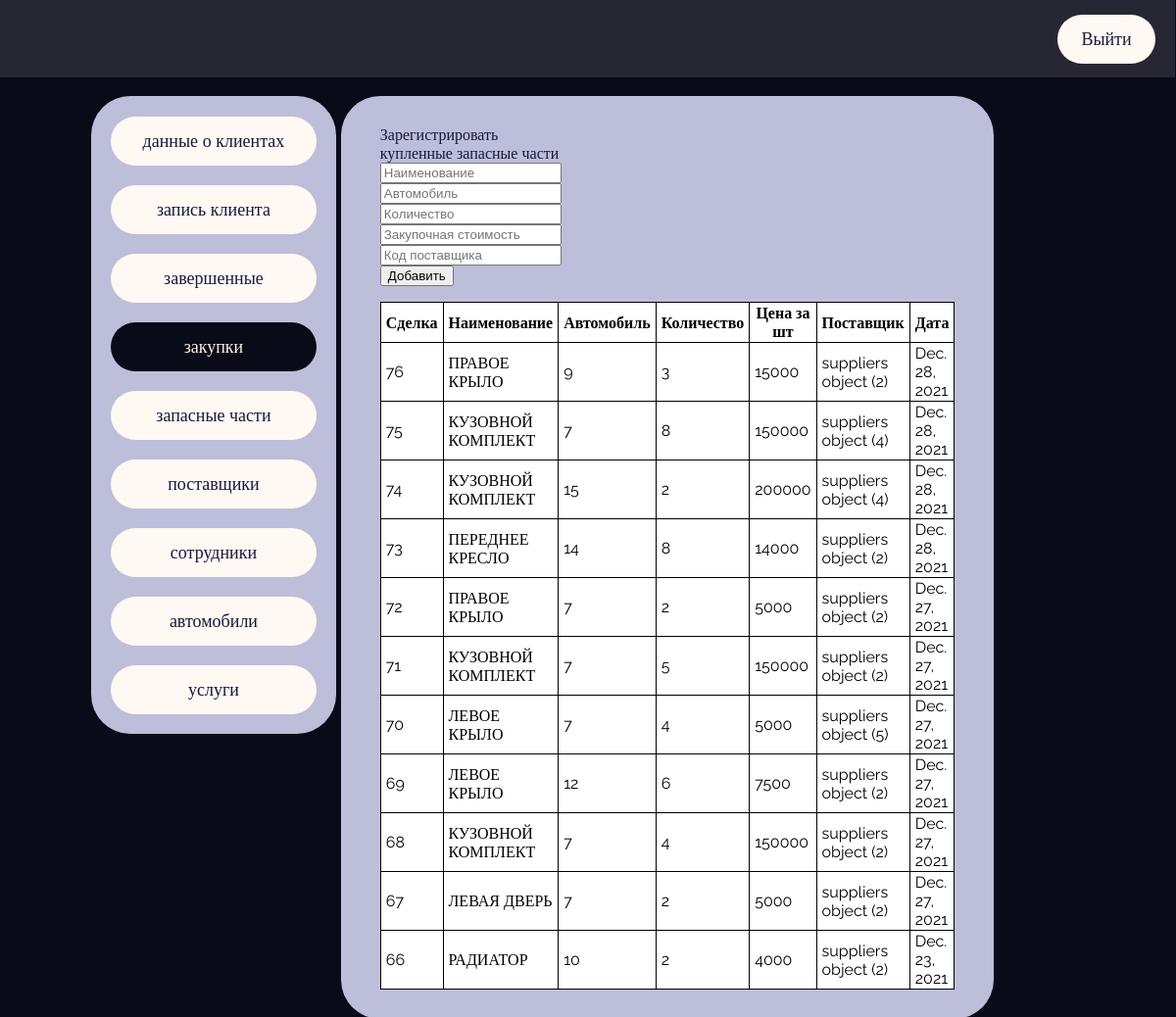
/bought/, run on the app's committed database.
### manager/models.py (models this page shows)
class bought_parts(models.Model):
	PART_ID = models.AutoField(primary_key=True)
	PART_NAME = models.TextField(null=False)
	CAR_ID = models.IntegerField()
	QUANTITY = models.IntegerField(null=False)
	PART_COST = models.IntegerField(null=False)
	SUPPLIER_ID = models.ForeignKey(suppliers, on_delete=models.DO_NOTHING)
	DATE = models.DateField(auto_now_add=True)

class suppliers(models.Model):
	SUPPLIER_ID = models.AutoField(primary_key=True)
	SUPPLIER_NAME = models.TextField()
	CONTACT_PHONE = models.TextField()
	CONTACT_MAIL = models.TextField()

### manager/views.py (the view)
# urls.py: path('bought/', views.bought),
def bought(request):
	if request.method == "POST":
		new_part = AddBought(request.POST)
		addpart = AddToStock(request.POST)
		new_part.save()
		stock_list = parts.objects.all()
		counter = 0
		for part in stock_list:
			if part.CAR_ID == new_part.cleaned_data.get('CAR_ID') and part.PART_NAME == new_part.cleaned_data.get('PART_NAME'):
				part.QUANTITY = part.QUANTITY + new_part.cleaned_data.get('QUANTITY')
				part.save()
				counter = counter + 1
		if counter == 0:
			addpart.save()
		return render(request, 'bought.html', {"bought_list": bought_parts.objects.all().order_by('-PART_ID')})
	else:
		return render(request, 'bought.html', {"bought_list": bought_parts.objects.all().order_by('-PART_ID')})

### manager/templates/bought.html (shortened to what this page needs)
<html>
<head>
</head>
<body class="landing">
	<link rel="stylesheet" href="{{ STATIC_URL }}/static/landing.css">
	<link rel="stylesheet" href="{{ STATIC_URL }}/static/bought.css">
	<div class="top_bar">
		<a href="http://127.0.0.1:8000/"><div class="logout_button">
			<p class="control_text">Выйти</p>
		</div></a>
	</div>
	<div class="controls">
		<div class="choice_panel">
			<a href="http://127.0.0.1:8000/new_customer/"><div class="pick_customer">
				<p class="control_text">данные о клиентах</p>
			</div></a>
			<a href="http://127.0.0.1:8000/pending/"><div class="pick_pending">
				<p class="control_text">запись клиента</p>
			</div></a>
			<a href="http://127.0.0.1:8000/finished/"><div class="pick_finished">
				<p class="control_text">завершенные</p>
			</div></a>
			<a href="http://127.0.0.1:8000/bought/"><div class="pick_bought">
				<p class="control_text">закупки</p>
			</div></a>
			<a href="http://127.0.0.1:8000/stock/"><div class="pick_stock">
				<p class="control_text">запасные части</p>
			</div></a>
			<a href="http://127.0.0.1:8000/suppliers/"><div class="pick_suppliers">
				<p class="control_text">поставщики</p>
			</div></a>
			<a href="http://127.0.0.1:8000/workers/"><div class="pick_workers">
				<p class="control_text">сотрудники</p>
			</div></a>
			<a href="http://127.0.0.1:8000/cars/"><div class="pick_cars">
				<p class="control_text">автомобили</p>
			</div></a>
			<a href="http://127.0.0.1:8000/works/"><div class="pick_works">
				<p class="control_text">услуги</p>
			</div></a>
		</div>
	</div>
	<div class="main">
		<div class="info_box">
			<div class="add_customer">
				Зарегистрировать купленные запасные части
				<form method="POST">{% csrf_token %}
					<input oninput="let p=this.selectionStart;this.value=this.value.toUpperCase();this.setSelectionRange(p, p);" name="PART_NAME" placeholder="Наименование" value="{{ form.PART_NAME }}">
					<input name="CAR_ID" placeholder="Автомобиль" value="{{ form.CAR_ID }}">
					<input name="QUANTITY" placeholder="Количество" value="{{ form.QUANTITY }}">
					<input name="PART_COST" placeholder="Закупочная стоимость" value="{{ form.PART_COST }}">
					<input name="SUPPLIER_ID" placeholder="Код поставщика" value="{{ form.SUPPLIER_ID }}">
					<input type="submit" value="Добавить">
				</form>
			</div>
			<div class="customer_info">
				<table>
					<tr>
				    	<th>Сделка</th>
				    	<th>Наименование</th>
				    	<th>Автомобиль</th>
				    	<th>Количество</th>
				    	<th>Цена за шт</th>
				    	<th>Поставщик</th>
				    	<th>Дата</th>
				  	</tr>
				  		{% for part in bought_list %}
				  		<tr>
					    	<td>{{ part.PART_ID }}</td>
					    	<td>{{ part.PART_NAME }}</td>
					    	<td>{{ part.CAR_ID }}</td>
					    	<td>{{ part.QUANTITY }}</td>
					    	<td>{{ part.PART_COST }}</td>
					    	<td>{{ part.SUPPLIER_ID }}</td>
					    	<td>{{ part.DATE }}</td>
						</tr>
						{% endfor %}
				</table>
			</div>
		</div>
	</div>
</body>
<html>

### manager/static/landing.css (style rules this page uses)
.top_bar { background-color: blue; position: absolute; width: 100%; height: 80px; top: -1px; left: -1px; background-color: #272733; }
.controls { width: 40%; font-family: Raleway; font-style: normal; color: #58331F; font-weight: normal; font-size: 18px; line-height: 23px; }
.logout_button { margin-right: 90%; font-family: Raleway; font-style: normal; color: #151B3B; font-size: 18px; line-height: 23px; width: 100px; height: 50px; position: relative; top: -2px; left: 90%; background: #FFF8F3; border-radius: 30px; }
a:link,a:visited,a:active,a:hover { text-decoration: none; }
.choice_panel { position: relative; width: 250px; height: 650px; top: 90px; margin-left: 25%; background: #BDBEDA; border-radius: 40px; padding-top: 1px; }
.main { padding-top: 90px; margin-right: 15%; }
.add_customer { display: flex; width: 30%; color: #151B3B; }
.info_box { background: #BDBEDA; border-radius: 40px; max-width: 800px; top: 60px; padding: 30 40 30 40; font-family: Raleway; font-style: normal; font-weight: normal; color: #FFEFE6; }
table, th, tr, td { background-color: white; border: 1px solid black; border-collapse: collapse; padding-left: 5px; padding-right: 5px; }
.add_customer { display: grid; }
body { display: flex; background: #090B18; }
.control_text { text-align: center; padding-top: 13px; }

### manager/static/bought.css (style rules this page uses)
.pick_bought { position: relative; width: 210px; height: 50px; margin: 20 20 20 20; color: #FFEFE6; background: #090B18; border-radius: 40px; }
.pick_customer,.pick_suppliers,.pick_pending,.pick_workers,.pick_stock,.pick_works,.pick_finished,.pick_cars { width: 210px; height: 50px; margin-left: 20px; margin-top: 20px; color: #151B3B; background: #FFF8F3; border-radius: 40px; }

### data on the page
bought_parts: PART_ID "76", PART_NAME "ПРАВОЕ КРЫЛО", CAR_ID "9", QUANTITY "3", PART_COST "15000", SUPPLIER_ID "suppliers object (2)", DATE "Dec. 28, 2021"
bought_parts: PART_ID "75", PART_NAME "КУЗОВНОЙ КОМПЛЕКТ", CAR_ID "7", QUANTITY "8", PART_COST "150000", SUPPLIER_ID "suppliers object (4)", DATE "Dec. 28, 2021"
bought_parts: PART_ID "74", PART_NAME "КУЗОВНОЙ КОМПЛЕКТ", CAR_ID "15", QUANTITY "2", PART_COST "200000", SUPPLIER_ID "suppliers object (4)", DATE "Dec. 28, 2021"
bought_parts: PART_ID "73", PART_NAME "ПЕРЕДНЕЕ КРЕСЛО", CAR_ID "14", QUANTITY "8", PART_COST "14000", SUPPLIER_ID "suppliers object (2)", DATE "Dec. 28, 2021"
bought_parts: PART_ID "72", PART_NAME "ПРАВОЕ КРЫЛО", CAR_ID "7", QUANTITY "2", PART_COST "5000", SUPPLIER_ID "suppliers object (2)", DATE "Dec. 27, 2021"
bought_parts: PART_ID "71", PART_NAME "КУЗОВНОЙ КОМПЛЕКТ", CAR_ID "7", QUANTITY "5", PART_COST "150000", SUPPLIER_ID "suppliers object (2)", DATE "Dec. 27, 2021"
bought_parts: PART_ID "70", PART_NAME "ЛЕВОЕ КРЫЛО", CAR_ID "7", QUANTITY "4", PART_COST "5000", SUPPLIER_ID "suppliers object (5)", DATE "Dec. 27, 2021"
bought_parts: PART_ID "69", PART_NAME "ЛЕВОЕ КРЫЛО", CAR_ID "12", QUANTITY "6", PART_COST "7500", SUPPLIER_ID "suppliers object (2)", DATE "Dec. 27, 2021"
bought_parts: PART_ID "68", PART_NAME "КУЗОВНОЙ КОМПЛЕКТ", CAR_ID "7", QUANTITY "4", PART_COST "150000", SUPPLIER_ID "suppliers object (2)", DATE "Dec. 27, 2021"
bought_parts: PART_ID "67", PART_NAME "ЛЕВАЯ ДВЕРЬ", CAR_ID "7", QUANTITY "2", PART_COST "5000", SUPPLIER_ID "suppliers object (2)", DATE "Dec. 27, 2021"
bought_parts: PART_ID "66", PART_NAME "РАДИАТОР", CAR_ID "10", QUANTITY "2", PART_COST "4000", SUPPLIER_ID "suppliers object (2)", DATE "Dec. 23, 2021"
